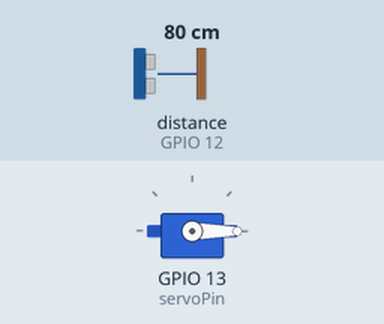
Bench run of a sketch on a simulated ESP32. Shown: servo. Wiring (inferred from the names in the program): ultrasonic range finder: trigger GPIO 14; echo GPIO 12. Inputs (shaded band) come from the test bench; at power-on: distance to the obstacle (sensor on GPIO 12) 80 cm. The echo pulse lasts 58.3 µs per cm; WiFi joins after 1.5 s; servers stay silent unless stated; web services answer with replies made up by the test bench; what the sketch prints to the serial monitor is not drawn.

Above: at 1.2 s.
1.3 s: distance to the obstacle (sensor on GPIO 12) set to 10 cm
2.8 s: distance to the obstacle (sensor on GPIO 12) set to 7 cm
At 3.9 s:
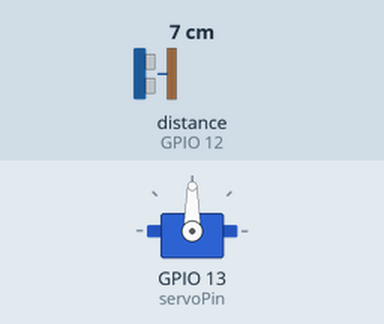
4.4 s: distance to the obstacle (sensor on GPIO 12) set to 12 cm
6.8 s: distance to the obstacle (sensor on GPIO 12) set to 16 cm
At 7.7 s:
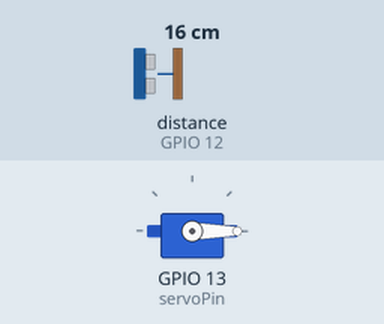
8.4 s: distance to the obstacle (sensor on GPIO 12) set to 2 cm
At 10.2 s:
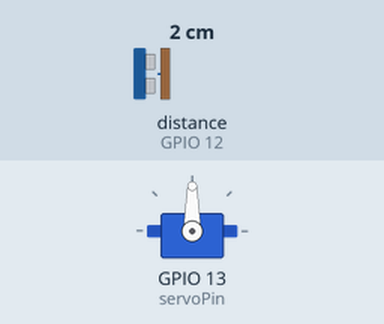
Timing chart, 0 to 11.7 s (numbered marks = the images above; inputs shaded):
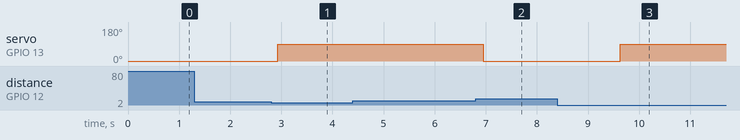

The sketch:

Auto_Door_System_Code.ino.ino
```cpp
#include <WiFi.h>
#include <ESP32Servo.h>

Servo myservo;

// ===== WiFi DETAILS =====
const char* ssid = "Wifi_Name";
const char* password = "Password";

// ===== ThingSpeak =====
const char* server = "api.thingspeak.com";
String apiKey = "Write_API_Key";
WiFiClient client;

// ===== PIN DEFINITIONS =====
const int trigPin  = 14;
const int echoPin  = 12;
const int servoPin = 13;

// ===== DISTANCE THRESHOLDS =====
const int OPEN_DISTANCE  = 8;  // Door opens if object closer than 8 cm
const int CLOSE_DISTANCE = 13; // Door closes if object farther than 13 cm

// ===== SERVO POSITIONS =====
const int SERVO_OPEN   = 90;
const int SERVO_CLOSED = 0;

// ===== STATE =====
bool doorOpen = false;
int nearCount = 0;
int farCount = 0;
const int REQUIRED_HITS = 3; // consecutive readings needed
unsigned long lastUpload = 0;

// ===== FILTER =====
const int SAMPLES = 5;  // moving average samples

// ===== NON-BLOCKING TIMERS =====
unsigned long lastWiFiCheck = 0;
const unsigned long THINGSPEAK_INTERVAL = 15000; // 15 sec

void setup() {
  Serial.begin(115200);

  pinMode(trigPin, OUTPUT);
  pinMode(echoPin, INPUT);

  myservo.attach(servoPin);
  myservo.write(SERVO_CLOSED);

  // Start WiFi (non-blocking)
  WiFi.begin(ssid, password);
  Serial.println("WiFi connecting...");
}

// ===== DISTANCE FUNCTIONS =====
int readDistance() {
  digitalWrite(trigPin, LOW);
  delayMicroseconds(2);
  digitalWrite(trigPin, HIGH);
  delayMicroseconds(10);
  digitalWrite(trigPin, LOW);

  long duration = pulseIn(echoPin, HIGH, 30000);
  if (duration == 0) return 999;
  return duration * 0.034 / 2;
}

// Moving average filter
int readFilteredDistance() {
  int sum = 0;
  int valid = 0;
  for (int i = 0; i < SAMPLES; i++) {
    int d = readDistance();
    if (d < 400) { // valid reading
      sum += d;
      valid++;
    }
    delay(5); // tiny delay to keep servo smooth
  }
  if (valid == 0) return 999;
  return sum / valid;
}

// ===== NON-BLOCKING WIFI MAINTENANCE =====
void maintainWiFi() {
  unsigned long now = millis();
  if (now - lastWiFiCheck > 3000) { // every 3 sec
    lastWiFiCheck = now;
    if (WiFi.status() != WL_CONNECTED) {
      Serial.println("WiFi lost → reconnecting...");
      WiFi.disconnect();
      WiFi.begin(ssid, password);
    }
  }
}

// ===== RELIABLE THINGSPEAK UPLOAD =====
void uploadThingSpeak(int distance, bool doorStatus) {
  if (WiFi.status() != WL_CONNECTED) {
    Serial.println("WiFi not connected, cannot upload");
    return;
  }

  if (!client.connect(server, 80)) {
    Serial.println("ThingSpeak connection failed");
    return;
  }

  String url = "/update?api_key=" + apiKey;
  url += "&field1=" + String(distance);
  url += "&field2=" + String(doorStatus ? 1 : 0);

  client.print("GET " + url + " HTTP/1.1\r\n");
  client.print("Host: api.thingspeak.com\r\n");
  client.print("Connection: close\r\n\r\n");

  Serial.println("✔ ThingSpeak request sent: " + url);

  unsigned long timeout = millis();
  while (!client.available()) {
    if (millis() - timeout > 2000) { // 2 sec timeout
      Serial.println("ThingSpeak response timeout");
      client.stop();
      return;
    }
  }

  while (client.available()) {
    String line = client.readStringUntil('\n');
    Serial.println(line); // should print "0" for success
  }

  client.stop();
  lastUpload = millis();
}

void loop() {
  unsigned long now = millis();
  int distance = readFilteredDistance();

  Serial.print("Distance: ");
  Serial.println(distance);

  // ===== OPEN LOGIC =====
  if (!doorOpen) {
    if (distance < OPEN_DISTANCE) nearCount++;
    else nearCount = 0;

    if (nearCount >= REQUIRED_HITS) {
      myservo.write(SERVO_OPEN);
      doorOpen = true;
      nearCount = 0;
      farCount = 0;
      uploadThingSpeak(distance, doorOpen); // real-time update
    }
  }

  // ===== CLOSE LOGIC =====
  if (doorOpen) {
    if (distance > CLOSE_DISTANCE) farCount++;
    else farCount = 0;

    if (farCount >= REQUIRED_HITS) {
      myservo.write(SERVO_CLOSED);
      doorOpen = false;
      nearCount = 0;
      farCount = 0;
      uploadThingSpeak(distance, doorOpen); // real-time update
    }
  }

  // ===== REGULAR THINGSPEAK UPLOAD =====
  if (now - lastUpload >= THINGSPEAK_INTERVAL) {
    uploadThingSpeak(distance, doorOpen);
  }

  // ===== NON-BLOCKING WIFI CHECK =====
  maintainWiFi();

  delay(20); // tiny delay to keep loop smooth
}
```

Measured:
- the behaviour switches between 9 and 8 cm on distance to the obstacle (sensor on GPIO 12) (found by bisection; images 0 and 1)
- the behaviour switches between 14 and 15 cm on distance to the obstacle (sensor on GPIO 12) (found by bisection; images 1 and 2)
- after the input at 1.3 s, every drawn part: stays the same
- after the input at 2.8 s, servo on GPIO 13 (servoPin): 0° → 90° after 0.13 s
- after the input at 4.4 s, every drawn part: stays the same
- after the input at 6.8 s, servo on GPIO 13 (servoPin): 90° → 0° after 0.15 s
- after the input at 8.4 s, servo on GPIO 13 (servoPin): 0° → 90° after 1.2 s
